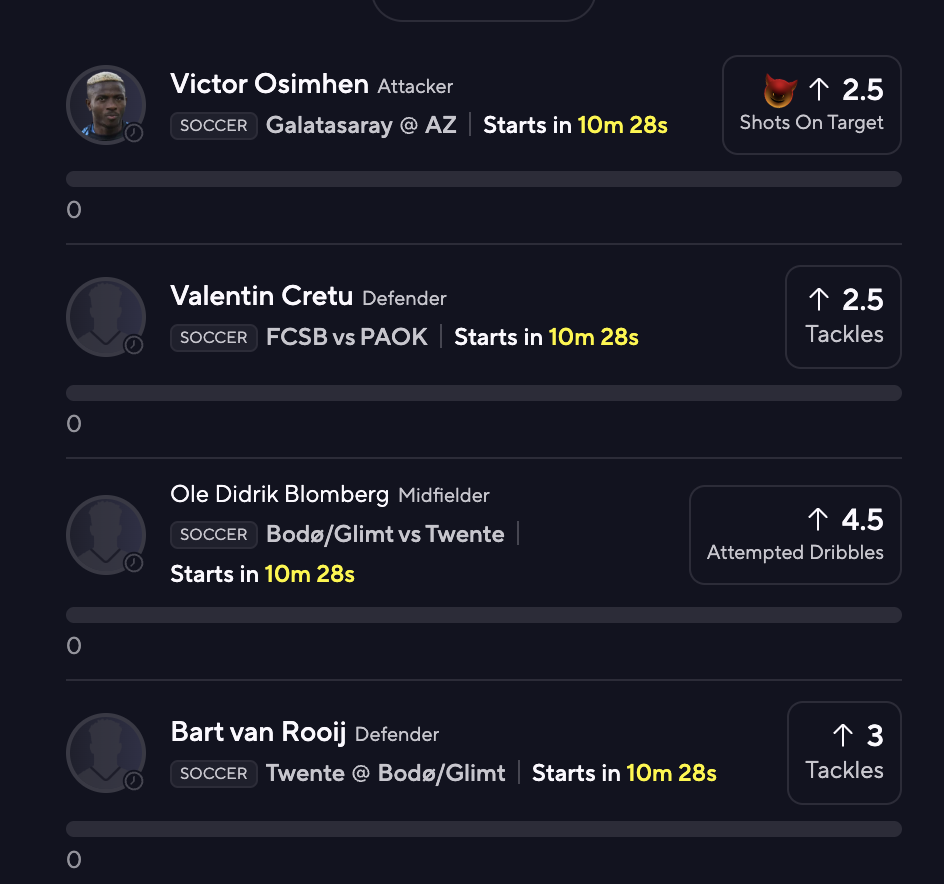
#> input picture data/four.png, 944 x 884 px, found by its file name
$ jupyter execute experiments.ipynb
#> lines starting #> are read from the running program, lines starting #| are printed output that depends on the picture; after the words box and inside, x2 and y2 are one past the last pixel; in counts of white or black regions, pixels touching at a corner belong together
[cell 1]
import numpy as np
import cv2
import matplotlib
from matplotlib.pyplot import imshow
from matplotlib import pyplot as plt

[cell 2]
# increase dpi
matplotlib.rcParams['figure.dpi'] = 300

[cell 3]
img = cv2.imread('data/four.png')
#> img is the input picture: shape (884, 944, 3); mean B, G, R 38.8, 27.6, 26.8
img = cv2.cvtColor(img, cv2.COLOR_BGR2RGB)
x = cv2.cvtColor(img, cv2.COLOR_BGR2GRAY)

# threshold
_, x = cv2.threshold(x, 25, 100, cv2.THRESH_BINARY)
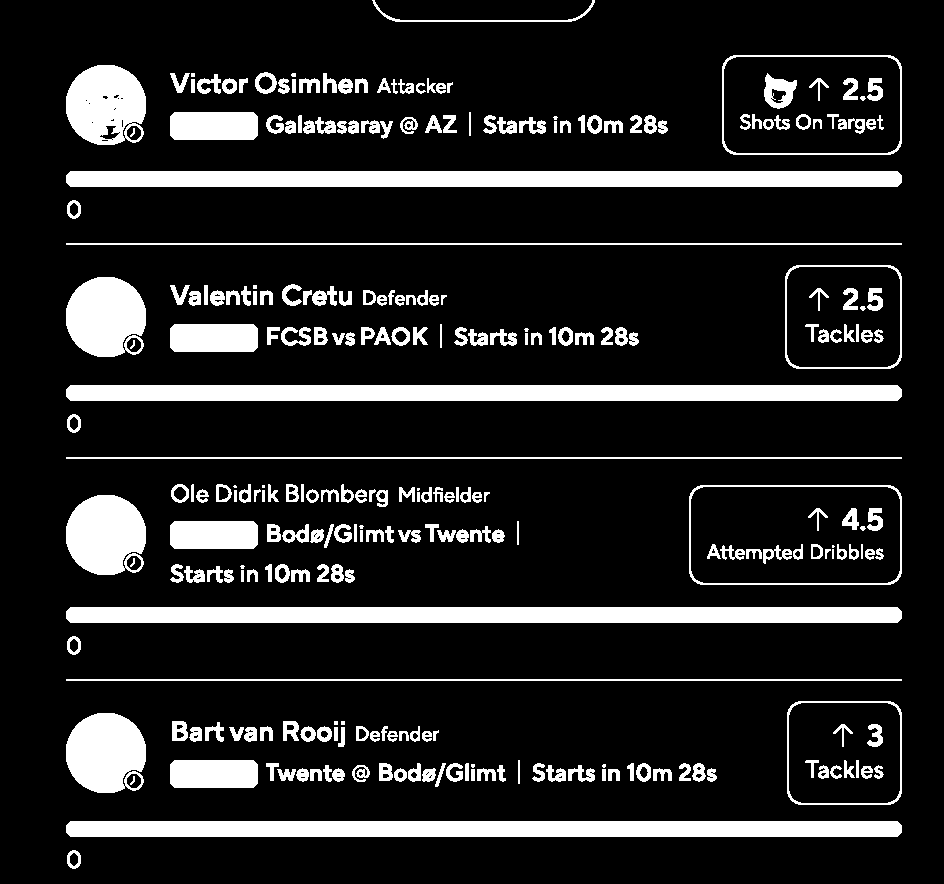
#> x: shape (884, 944); values 0 (black) and 100 (white), 14.7% white; 282 white regions (15 under 20 px), largest, box (x1, y1, x2, y2) and area: (66, 171, 902, 187) 13336, (66, 385, 902, 401) 13336, (66, 607, 902, 623) 13336

# find all the horizontal lines
horizontal = x.copy()
cols = horizontal.shape[1]
#> cols = 944
horizontal_size = cols // 30
#> horizontal_size = 31
horizontalStructure = cv2.getStructuringElement(cv2.MORPH_RECT, (horizontal_size, 1))
horizontal = cv2.erode(horizontal, horizontalStructure)
#> horizontal: shape (884, 944); values 0 (black) and 100 (white), 8.9% white; 28 white regions (3 under 20 px), largest, box (x1, y1, x2, y2) and area: (81, 171, 887, 187) 12856, (81, 385, 887, 401) 12856, (81, 607, 887, 623) 12856
horizontal = cv2.dilate(horizontal, horizontalStructure)
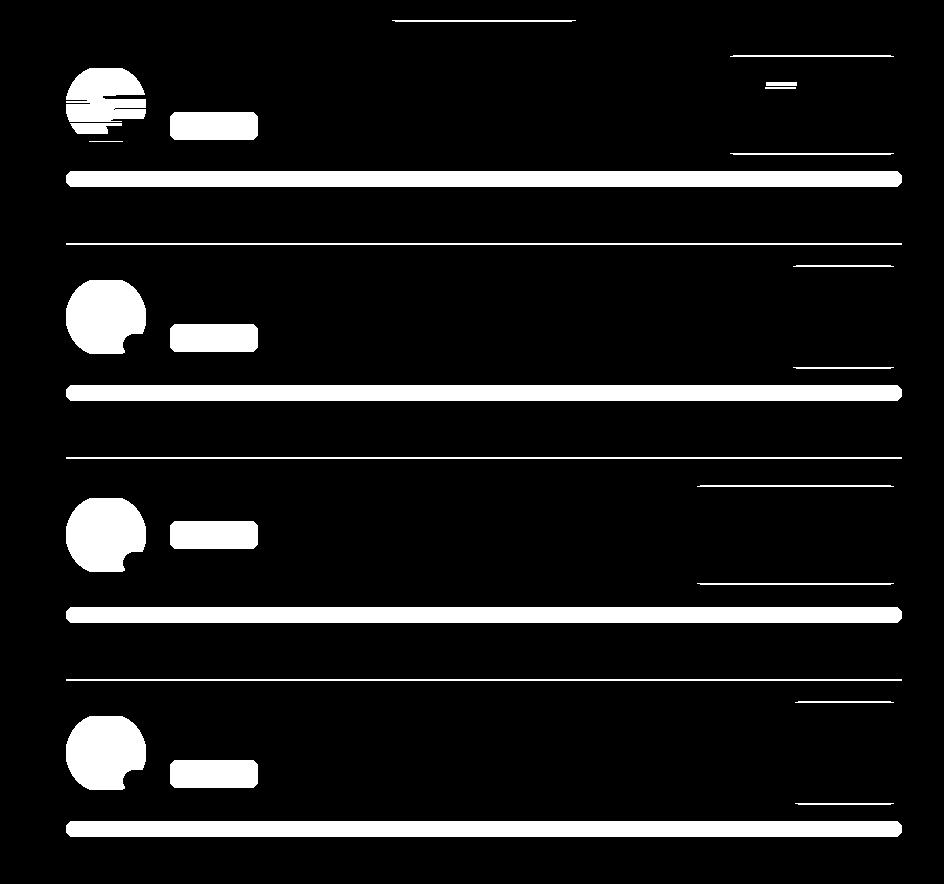
#> horizontal: shape (884, 944); values 0 (black) and 100 (white), 10.7% white; 28 white regions, largest, box (x1, y1, x2, y2) and area: (66, 171, 902, 187) 13336, (66, 385, 902, 401) 13336, (66, 607, 902, 623) 13336

# filter out short lines by calling connectedComponentsWithStats
num_labels, labels, stats, centroids = cv2.connectedComponentsWithStats(horizontal, connectivity=8)
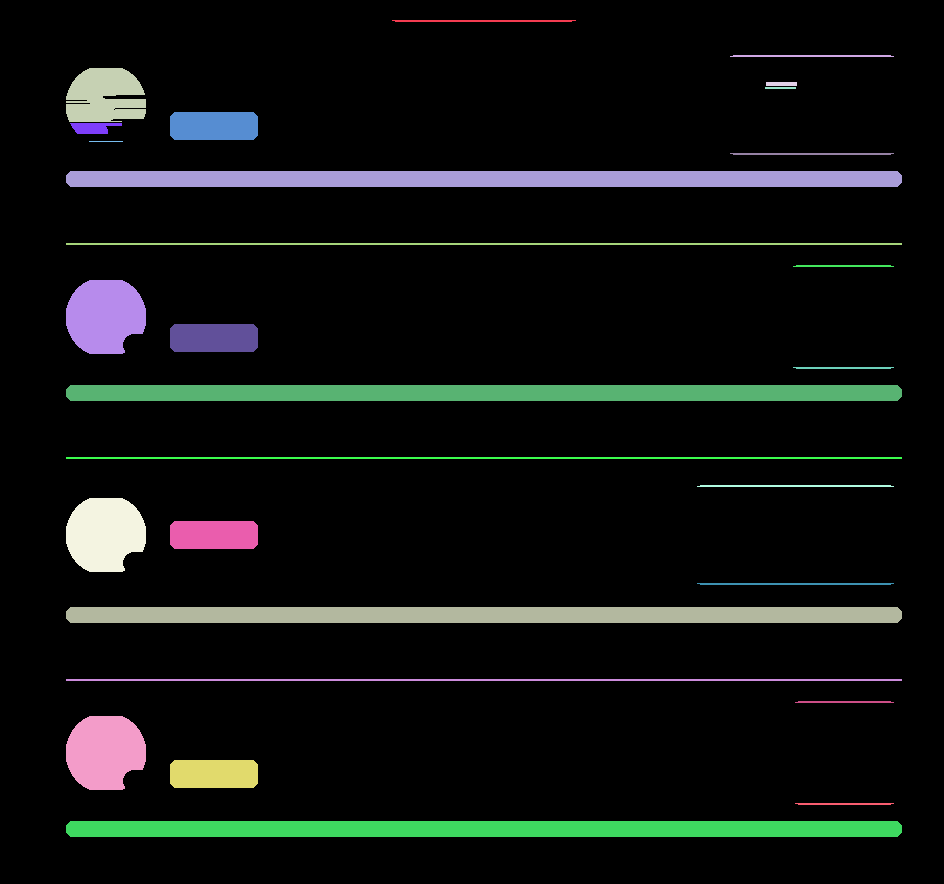
#> labels: shape (884, 944) int32; 29 distinct labels, from 0 to 28; one colour per label, 0 black
#> num_labels = 29; stats = 29 rows, first 6: [0, 0, 944, 884, 745415], [392, 20, 184, 2, 361], [730, 55, 164, 2, 322], [66, 68, 80, 54, 3503], [766, 82, 31, 4, 124], [765, 87, 31, 2, 62]; centroids = 29 pairs, first value 92.35 to 844, second value 20.49 to 828.5
for i in range(1, num_labels):
    if stats[i, cv2.CC_STAT_WIDTH] < cols // 3 or stats[i, cv2.CC_STAT_HEIGHT] > 5:
        horizontal[labels == i] = 0
        # remove the line from the stats
        stats[i, cv2.CC_STAT_AREA] = 0
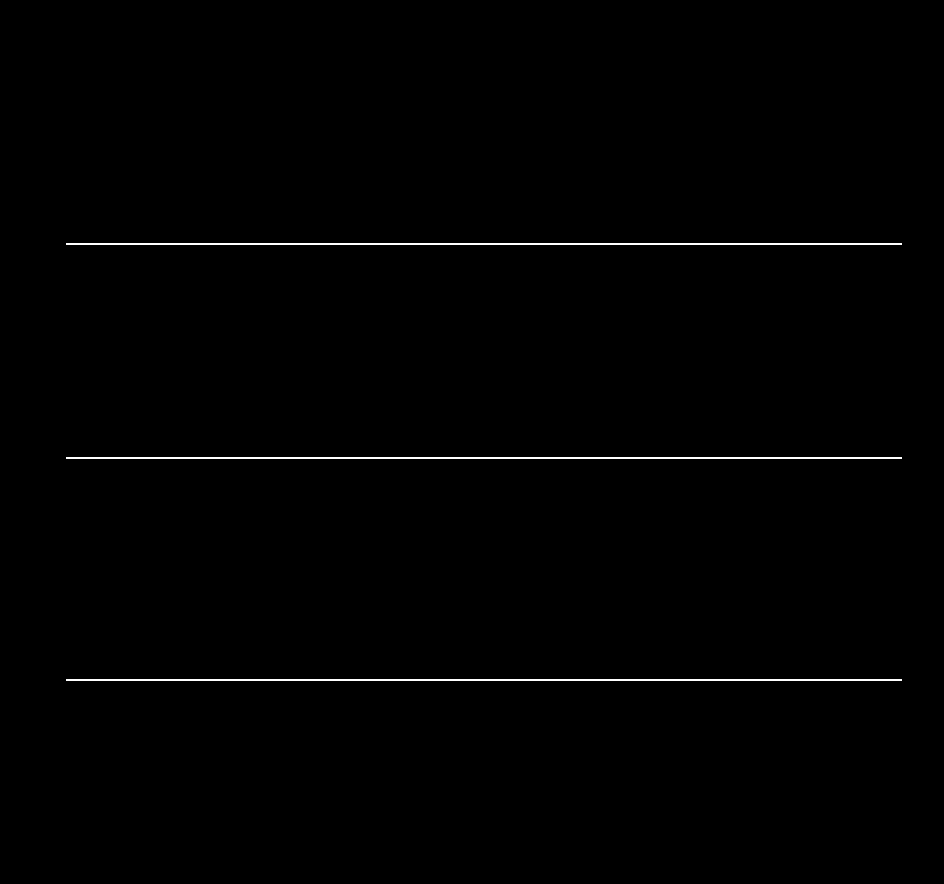
#> horizontal: shape (884, 944); values 0 (black) and 100 (white), 0.6% white in thin lines or dots, all inside (x1, y1, x2, y2) = (66, 243, 902, 681)
#> after the loop, stats = 29 rows, first 6: [0, 0, 944, 884, 745415], [392, 20, 184, 2, 0], [730, 55, 164, 2, 0], [66, 68, 80, 54, 0], [766, 82, 31, 4, 0], [765, 87, 31, 2, 0]

# show stats filtering out 0 area
filtered_stats = np.sort(stats[1:][stats[1:, cv2.CC_STAT_AREA] > 0][:, cv2.CC_STAT_TOP])
#> filtered_stats = [243, 457, 679]

# image partitions
partitions = []

starts = np.concatenate(([0], filtered_stats), axis=0)
#> starts = [0, 243, 457, 679]
ends = np.concatenate((filtered_stats, [horizontal.shape[0]]), axis=0)
#> ends = [243, 457, 679, 884]

for s, e in zip(starts, ends):
    partitions.append(img[s:e, :])
#> this loop made 4 passes
#> (s, e) on passes 1 to 4: (0, 243), (243, 457), (457, 679), (679, 884)
#> after the loop, partitions = 4 items

# show partitions in a graph
plt.figure(figsize=(10, 10))
for i, p in enumerate(partitions):
    plt.subplot(len(partitions), 1, i + 1)
    plt.imshow(p)
#> this loop made 4 passes
plt.show()
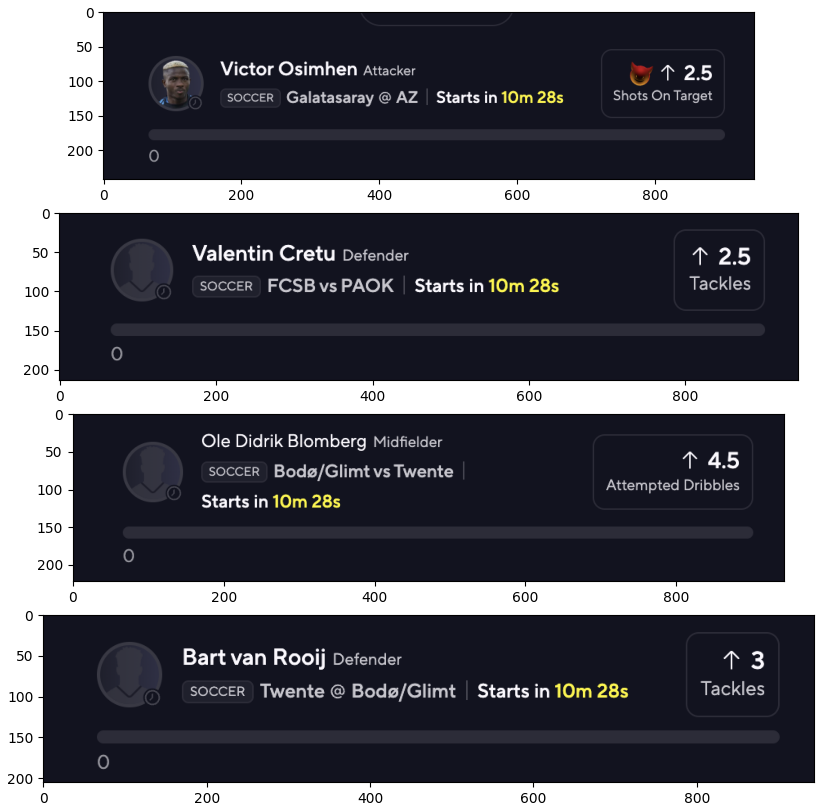
#> figure drawn by matplotlib, 4 panels
